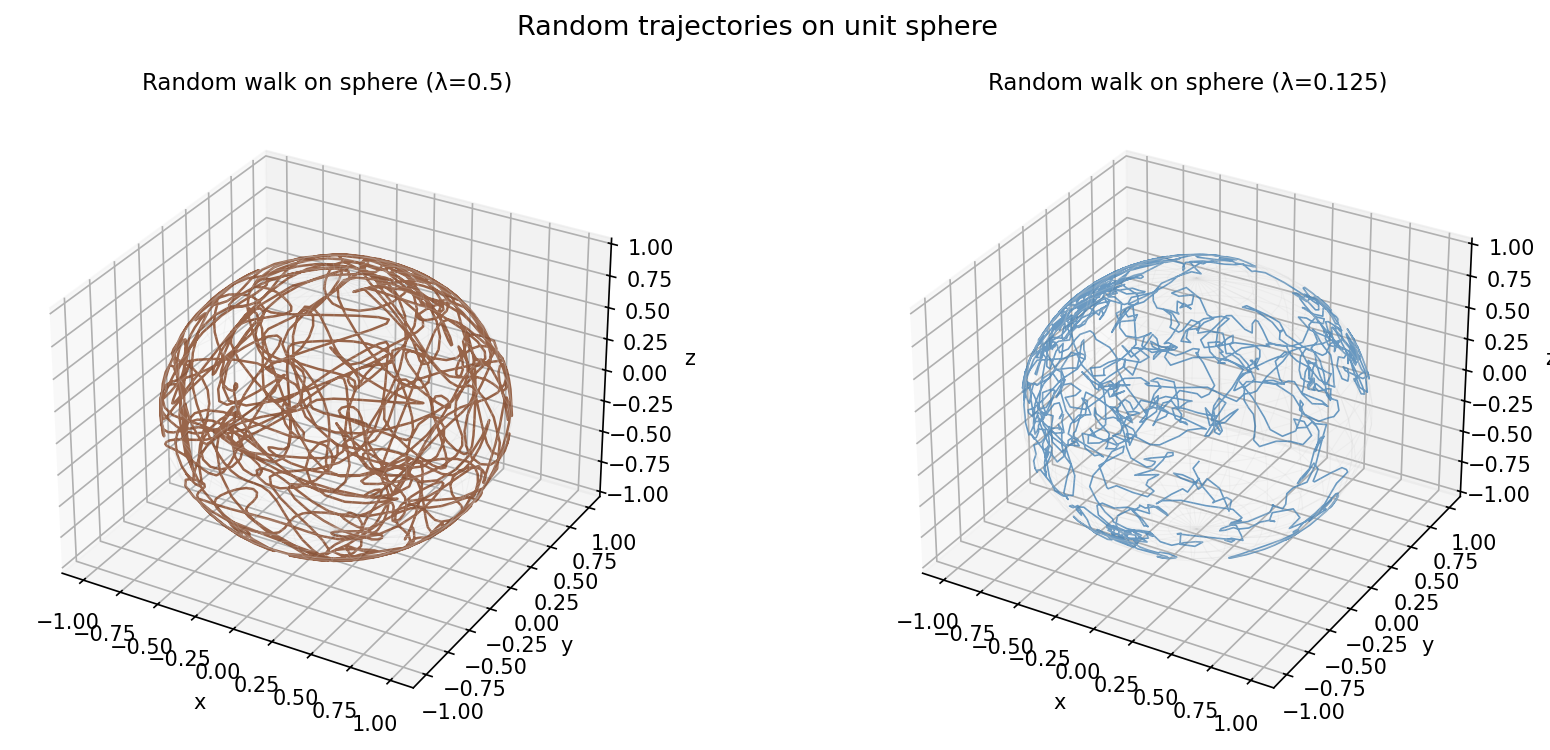

The script that saved this image:
"""Random trajectory on a sphere.

Solves the coupled ODE system
  dx/dt = f*y + g*z,   dy/dt = -f*x + h*z,   dz/dt = -g*x - h*y
where f, g, h are random functions, keeping ||u(t)|| = 1 exactly
because the coefficient matrices are skew-symmetric.

Following ode-random/RandomOnASphere.m by Kevin Burrage and Nick Trefethen (May 2017).

Original MATLAB: https://www.chebfun.org/examples/ode-random/RandomOnASphere.html
"""

import matplotlib
matplotlib.use("Agg")
import matplotlib.pyplot as plt
import numpy as np
from scipy.integrate import solve_ivp
import sys, os
sys.path.insert(0, os.path.join(os.path.dirname(__file__), '..', '..', 'src'))

import chebfunjax as cj


def run():
    print("=" * 60)
    print("Random trajectory on a sphere")
    print("=" * 60)

    print("\nSystem: du/dt = f*A*u + g*B*u + h*C*u")
    print("A, B, C are skew-symmetric → ||u||=1 preserved exactly")

    # Skew-symmetric matrices (generators of SO(3) rotations)
    A = np.array([[0, 1, 0], [-1, 0, 0], [0, 0, 0]], dtype=float)
    B = np.array([[0, 0, 1], [0, 0, 0], [-1, 0, 0]], dtype=float)
    C = np.array([[0, 0, 0], [0, 0, 1], [0, -1, 0]], dtype=float)

    domain = [0.0, 100.0]
    t_eval = np.linspace(0, 100, 2000)

    def solve_sphere(lam, seed_base=0):
        """Solve sphere ODE with random coefficients."""
        f_fn = cj.randnfun(lam, domain=domain, seed=seed_base, big=False)
        g_fn = cj.randnfun(lam, domain=domain, seed=seed_base + 1, big=False)
        h_fn = cj.randnfun(lam, domain=domain, seed=seed_base + 2, big=False)

        # Sample at evaluation points
        t_grid = t_eval
        f_vals = np.array([float(f_fn(np.array(ti))) for ti in t_grid])
        g_vals = np.array([float(g_fn(np.array(ti))) for ti in t_grid])
        h_vals = np.array([float(h_fn(np.array(ti))) for ti in t_grid])

        def rhs(t, u):
            fi = np.interp(t, t_grid, f_vals)
            gi = np.interp(t, t_grid, g_vals)
            hi = np.interp(t, t_grid, h_vals)
            M = fi * A + gi * B + hi * C
            return M @ u

        # Random initial condition on unit sphere
        rng = np.random.default_rng(seed_base + 10)
        u0 = rng.standard_normal(3)
        u0 /= np.linalg.norm(u0)

        sol = solve_ivp(rhs, [0, 100], u0, t_eval=t_eval,
                        method='RK45', rtol=1e-7, atol=1e-9,
                        max_step=0.1)
        return sol.y  # shape (3, N)

    # Lambda = 0.5
    print("\nSolving with lambda=0.5...")
    traj1 = solve_sphere(lam=0.5, seed_base=0)
    norms1 = np.linalg.norm(traj1, axis=0)
    print(f"  Max deviation from unit sphere: {np.max(np.abs(norms1 - 1)):.2e}")
    print(f"  Final position: ({traj1[0,-1]:.3f}, {traj1[1,-1]:.3f}, {traj1[2,-1]:.3f})")

    # Lambda = 0.125 (finer noise)
    print("\nSolving with lambda=0.125 (lambda/4)...")
    traj2 = solve_sphere(lam=0.125, seed_base=3)
    norms2 = np.linalg.norm(traj2, axis=0)
    print(f"  Max deviation from unit sphere: {np.max(np.abs(norms2 - 1)):.2e}")

    # Check energy conservation
    assert np.max(np.abs(norms1 - 1)) < 0.01, \
        f"Energy not conserved: max deviation = {np.max(np.abs(norms1 - 1)):.2e}"
    print("\n  PASS: unit norm preserved throughout trajectory")

    # --- Plot ---
    _here = os.path.dirname(os.path.abspath(__file__))
    fig = plt.figure(figsize=(12, 5))

    # 3D trajectory for lambda=0.5
    ax1 = fig.add_subplot(121, projection='3d')
    brown = (0.5, 0.25, 0.12)
    ax1.plot(traj1[0], traj1[1], traj1[2], color=brown, linewidth=1.2, alpha=0.8)
    # Draw wireframe sphere for reference
    u_sph = np.linspace(0, 2 * np.pi, 30)
    v_sph = np.linspace(0, np.pi, 20)
    xs = np.outer(np.cos(u_sph), np.sin(v_sph))
    ys = np.outer(np.sin(u_sph), np.sin(v_sph))
    zs = np.outer(np.ones(30), np.cos(v_sph))
    ax1.plot_wireframe(xs, ys, zs, color='lightgray', alpha=0.2, linewidth=0.5)
    ax1.set_title("Random walk on sphere (λ=0.5)", fontsize=11)
    ax1.set_xlabel("x"); ax1.set_ylabel("y"); ax1.set_zlabel("z")

    # 3D trajectory for lambda=0.125
    ax2 = fig.add_subplot(122, projection='3d')
    ax2.plot(traj2[0], traj2[1], traj2[2], color='steelblue', linewidth=0.8, alpha=0.8)
    ax2.plot_wireframe(xs, ys, zs, color='lightgray', alpha=0.2, linewidth=0.5)
    ax2.set_title("Random walk on sphere (λ=0.125)", fontsize=11)
    ax2.set_xlabel("x"); ax2.set_ylabel("y"); ax2.set_zlabel("z")

    fig.suptitle("Random trajectories on unit sphere", fontsize=13)
    fig.tight_layout()
    fig.savefig(os.path.join(_here, "random_on_sphere.png"), dpi=150, bbox_inches="tight")
    plt.close(fig)

    print("\nAll checks passed.")
    return True


if __name__ == "__main__":
    run()
